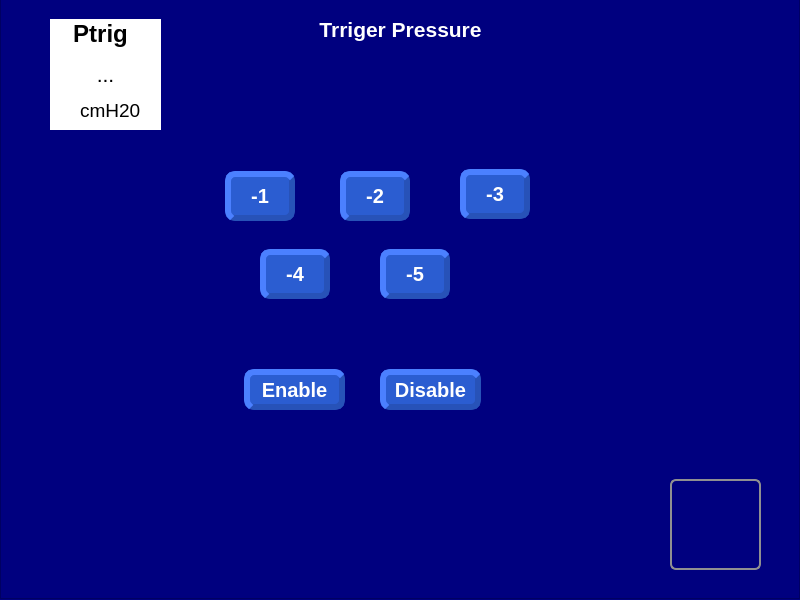
<?xml version="1.0" encoding="UTF-8"?>
<ui version="4.0">
 <class>Form</class>
 <widget class="QWidget" name="Form">
  <property name="geometry">
   <rect>
    <x>0</x>
    <y>0</y>
    <width>800</width>
    <height>600</height>
   </rect>
  </property>
  <property name="windowTitle">
   <string>Form</string>
  </property>
  <property name="styleSheet">
   <string notr="true">background-color: rgb(0, 0, 127);</string>
  </property>
  <widget class="QFrame" name="frame">
   <property name="geometry">
    <rect>
     <x>0</x>
     <y>-1</y>
     <width>800</width>
     <height>600</height>
    </rect>
   </property>
   <property name="styleSheet">
    <string notr="true">QFrame[height=&quot;3&quot;], QFrame[width=&quot;3&quot;] {
    background-color: #AAA;
}
</string>
   </property>
   <property name="frameShape">
    <enum>QFrame::StyledPanel</enum>
   </property>
   <property name="frameShadow">
    <enum>QFrame::Raised</enum>
   </property>
   <widget class="QPushButton" name="pushButton">
    <property name="geometry">
     <rect>
      <x>670</x>
      <y>480</y>
      <width>91</width>
      <height>91</height>
     </rect>
    </property>
    <property name="styleSheet">
     <string notr="true">QPushButton{image: url(:/newPrefix/New folder/back_dark.png);

border: 2px solid #8f8f91;
    border-radius: 6px;
    background-color: qlineargradient(x1: 0, y1: 0, x2: 0, y2: 1,
                                      stop: 0 #f6f7fa, stop: 1 #dadbde);
    min-width: 80px;
}
QPushButton:pressed{ background-color: orange; }
</string>
    </property>
    <property name="text">
     <string/>
    </property>
   </widget>
   <widget class="QLabel" name="label_3">
    <property name="geometry">
     <rect>
      <x>300</x>
      <y>10</y>
      <width>201</width>
      <height>41</height>
     </rect>
    </property>
    <property name="text">
     <string>&lt;html&gt;&lt;head/&gt;&lt;body&gt;&lt;p align=&quot;center&quot;&gt;&lt;span style=&quot; font-size:16pt; font-weight:600; color:#ffffff;&quot;&gt;Trriger Pressure&lt;/span&gt;&lt;/p&gt;&lt;/body&gt;&lt;/html&gt;</string>
    </property>
   </widget>
   <widget class="QPushButton" name="pushButton_4">
    <property name="geometry">
     <rect>
      <x>244</x>
      <y>370</y>
      <width>101</width>
      <height>41</height>
     </rect>
    </property>
    <property name="styleSheet">
     <string notr="true">QPushButton {
    background-color: #2B5DD1;
    color: #FFFFFF;
    border-style: outset;
    padding: 2px;
    font: bold 20px;
    border-width: 6px;
    border-radius: 10px;
    border-color: #2752B8;
}
QPushButton:hover {
    background-color: lightgreen;
}
QPushButton:pressed{ background-color: orange; }
</string>
    </property>
    <property name="text">
     <string>Enable</string>
    </property>
   </widget>
   <widget class="QPushButton" name="pushButton_5">
    <property name="geometry">
     <rect>
      <x>380</x>
      <y>370</y>
      <width>101</width>
      <height>41</height>
     </rect>
    </property>
    <property name="styleSheet">
     <string notr="true">QPushButton {
    background-color: #2B5DD1;
    color: #FFFFFF;
    border-style: outset;
    padding: 2px;
    font: bold 20px;
    border-width: 6px;
    border-radius: 10px;
    border-color: #2752B8;
}
QPushButton:hover {
    background-color: lightred;
}
QPushButton:pressed{ background-color: orange; }
</string>
    </property>
    <property name="text">
     <string>Disable</string>
    </property>
   </widget>
   <widget class="QPushButton" name="pushButton_6">
    <property name="geometry">
     <rect>
      <x>260</x>
      <y>250</y>
      <width>70</width>
      <height>50</height>
     </rect>
    </property>
    <property name="styleSheet">
     <string notr="true">QPushButton {
    background-color: #2B5DD1;
    color: #FFFFFF;
    border-style: outset;
    padding: 2px;
    font: bold 20px;
    border-width: 6px;
    border-radius: 10px;
    border-color: #2752B8;
}
QPushButton:hover {
    background-color: lightgreen;
}
QPushButton:pressed{ background-color: orange; }
</string>
    </property>
    <property name="text">
     <string>-4</string>
    </property>
   </widget>
   <widget class="QPushButton" name="pushButton_7">
    <property name="geometry">
     <rect>
      <x>380</x>
      <y>250</y>
      <width>70</width>
      <height>50</height>
     </rect>
    </property>
    <property name="styleSheet">
     <string notr="true">QPushButton {
    background-color: #2B5DD1;
    color: #FFFFFF;
    border-style: outset;
    padding: 2px;
    font: bold 20px;
    border-width: 6px;
    border-radius: 10px;
    border-color: #2752B8;
}
QPushButton:hover {
    background-color: lightgreen;
}
QPushButton:pressed{ background-color: orange; }
</string>
    </property>
    <property name="text">
     <string>-5</string>
    </property>
   </widget>
   <widget class="QPushButton" name="pushButton_9">
    <property name="geometry">
     <rect>
      <x>225</x>
      <y>172</y>
      <width>70</width>
      <height>50</height>
     </rect>
    </property>
    <property name="styleSheet">
     <string notr="true">QPushButton {
    background-color: #2B5DD1;
    color: #FFFFFF;
    border-style: outset;
    padding: 2px;
    font: bold 20px;
    border-width: 6px;
    border-radius: 10px;
    border-color: #2752B8;
}
QPushButton:hover {
    background-color: lightgreen;
}
QPushButton:pressed{ background-color: orange; }
</string>
    </property>
    <property name="text">
     <string>-1</string>
    </property>
   </widget>
   <widget class="QPushButton" name="pushButton_10">
    <property name="geometry">
     <rect>
      <x>340</x>
      <y>172</y>
      <width>70</width>
      <height>50</height>
     </rect>
    </property>
    <property name="styleSheet">
     <string notr="true">QPushButton {
    background-color: #2B5DD1;
    color: #FFFFFF;
    border-style: outset;
    padding: 2px;
    font: bold 20px;
    border-width: 6px;
    border-radius: 10px;
    border-color: #2752B8;
}
QPushButton:hover {
    background-color: lightgreen;
}
QPushButton:pressed{ background-color: orange; }
</string>
    </property>
    <property name="text">
     <string>-2</string>
    </property>
   </widget>
   <widget class="QPushButton" name="pushButton_11">
    <property name="geometry">
     <rect>
      <x>460</x>
      <y>170</y>
      <width>70</width>
      <height>50</height>
     </rect>
    </property>
    <property name="styleSheet">
     <string notr="true">QPushButton {
    background-color: #2B5DD1;
    color: #FFFFFF;
    border-style: outset;
    padding: 2px;
    font: bold 20px;
    border-width: 6px;
    border-radius: 10px;
    border-color: #2752B8;
}
QPushButton:hover {
    background-color: lightgreen;
}
QPushButton:pressed{ background-color: orange; }
</string>
    </property>
    <property name="text">
     <string>-3</string>
    </property>
   </widget>
   <widget class="QLabel" name="label">
    <property name="geometry">
     <rect>
      <x>50</x>
      <y>20</y>
      <width>111</width>
      <height>111</height>
     </rect>
    </property>
    <property name="styleSheet">
     <string notr="true">background-color: rgb(255, 255, 255);</string>
    </property>
    <property name="text">
     <string/>
    </property>
   </widget>
   <widget class="QLabel" name="label_2">
    <property name="geometry">
     <rect>
      <x>80</x>
      <y>100</y>
      <width>71</width>
      <height>21</height>
     </rect>
    </property>
    <property name="styleSheet">
     <string notr="true">background-color: rgb(255, 255, 255);</string>
    </property>
    <property name="text">
     <string>&lt;html&gt;&lt;head/&gt;&lt;body&gt;&lt;p&gt;&lt;span style=&quot; font-size:14pt;&quot;&gt;cmH20&lt;/span&gt;&lt;/p&gt;&lt;/body&gt;&lt;/html&gt;</string>
    </property>
   </widget>
   <widget class="QLabel" name="label_4">
    <property name="geometry">
     <rect>
      <x>60</x>
      <y>20</y>
      <width>81</width>
      <height>31</height>
     </rect>
    </property>
    <property name="styleSheet">
     <string notr="true">background-color: rgb(255, 255, 255);</string>
    </property>
    <property name="text">
     <string>&lt;html&gt;&lt;head/&gt;&lt;body&gt;&lt;p align=&quot;center&quot;&gt;&lt;span style=&quot; font-size:18pt; font-weight:600; color:#000000;&quot;&gt;Ptrig&lt;/span&gt;&lt;/p&gt;&lt;/body&gt;&lt;/html&gt;</string>
    </property>
   </widget>
   <widget class="QLabel" name="label_5">
    <property name="geometry">
     <rect>
      <x>70</x>
      <y>60</y>
      <width>71</width>
      <height>31</height>
     </rect>
    </property>
    <property name="styleSheet">
     <string notr="true">background-color: rgb(255, 255, 255);</string>
    </property>
    <property name="text">
     <string>&lt;html&gt;&lt;head/&gt;&lt;body&gt;&lt;p align=&quot;center&quot;&gt;&lt;span style=&quot; font-size:16pt;&quot;&gt;...&lt;/span&gt;&lt;/p&gt;&lt;/body&gt;&lt;/html&gt;</string>
    </property>
   </widget>
  </widget>
 </widget>
 <resources>
  <include location="ui.qrc"/>
 </resources>
 <connections/>
</ui>
